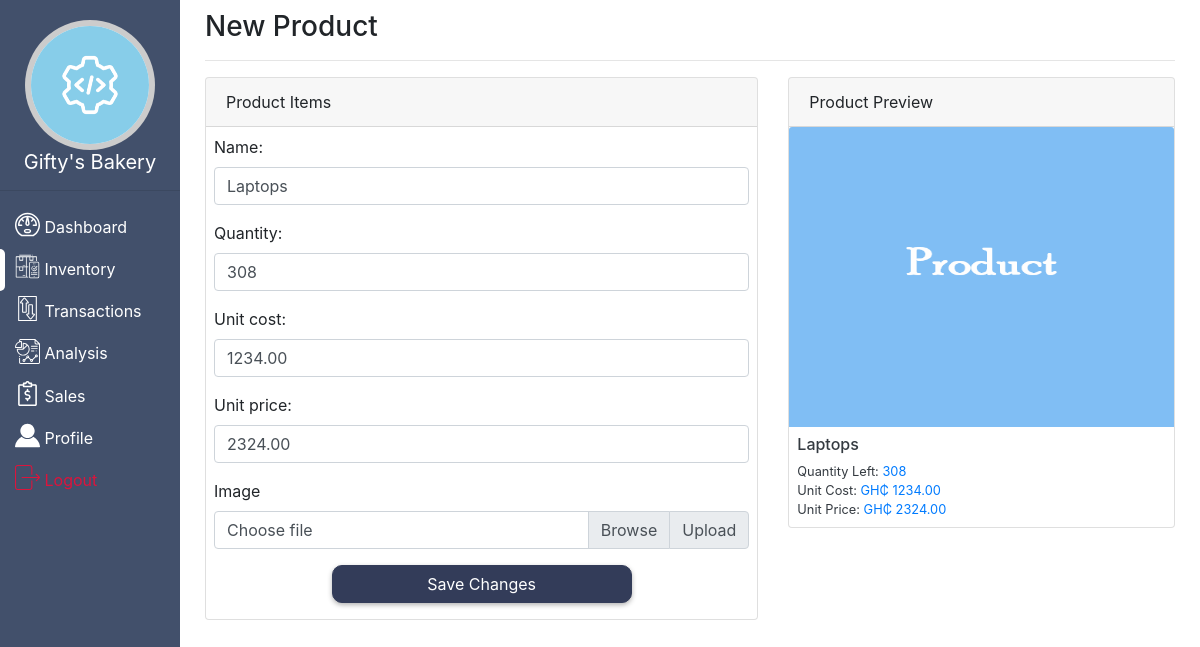
/inventory/6/edit/ (signed in), run on the app's committed database.
### app/models.py (models this page shows, shortened)
class CompanyDetails(models.Model):
    user = models.OneToOneField(User,on_delete = models.CASCADE)
    name = models.CharField(max_length = 100)
    image = models.ImageField(upload_to = 'company_logo',default = "company_logo.png")
    mobile1 = models.CharField(max_length = 30)
    mobile2 = models.CharField(max_length = 30, null = True, blank  = True)
    location = models.CharField(max_length = 200)
    is_premium = models.BooleanField(default = False)

class Product(models.Model):
    product_units = [
        ('glass','glass'),
        ('bottle','bottle'),
        ('gallon','gallon'),
        ('box','box'),
        ('tin','tin'),
        ('carton','carton'),
        ('sack','sack'),
        ('bowl','bowl'),
        ('pound','pound'),
        ('kilo','kilo'),
        ('bar','bar'),
        ('packet','packet'),
    ]
    company = models.ForeignKey(User,on_delete = models.CASCADE)
    name = models.CharField(max_length = 200)
    unit_cost = models.DecimalField(decimal_places = 2, max_digits = 65,default = 0.00)
    unit_price = models.DecimalField(decimal_places = 2, max_digits = 65,default = 0.00)
    quantity = models.PositiveIntegerField(default = 1)
    unit = models.CharField(max_length = 100,choices = product_units,default = 'box')
    image = models.ImageField(upload_to = f"product_images",default = 'product_logo.png')

### app/views.py (the view, shortened to what this page needs)
# urls.py: path('inventory/<int:pk>/edit/',app_views.InventoryEditView.as_view(),name = 'inventory_edit'),
class InventoryEditView(LoginRequiredMixin,generic.UpdateView):
    model = Product
    fields = ['name','quantity','unit_cost','unit_price','image']
    template_name = 'app/inventory_form.html'
    def get_context_data(self,*args,**kwargs):
        context = super().get_context_data(*args,**kwargs)
        context['update'] = True
        return context

### app/templates/app/inventory_form.html (shortened to what this page needs)
{% extends 'app/base.html' %}
{% load static %}
{% block content %}
    <div class="container-fluid">
       <h3>New Product</h3><hr/>
        <form action="." enctype="multipart/form-data" method="post">
            <div class="row">
                <div class="col-md-7">
                    <div class="card h-100">
                        <div class="card-header">Product Items</div>
                        <div class="card-body p-2">
                            <div class="form-group">
                                {{form.name.label_tag}}
                                {{form.name}}
                            </div>
                            <div class="form-group">
                                {{form.quantity.label_tag}}
                                {{form.quantity}}
                            </div>
                            <div class="form-group">
                                {{form.unit_cost.label_tag}}
                                {{form.unit_cost}}
                            </div>
                            <div class="form-group">
                                {{form.unit_price.label_tag}}
                                {{form.unit_price}}
                            </div>
                            <div class="form-group">
                                <label for="id_image">Image</label>
                                <div class="input-group mb-3">
                                  <div class="custom-file">
                                    <label class="custom-file-label" for="id_image" aria-describedby="inputGroupFileAddon02">Choose file</label>
                                  </div>
                                  <div class="input-group-append">
                                    <span class="input-group-text">Upload</span>
                                  </div>
                                </div>
                            </div>
                            <div style="max-width: 300px;margin: auto;">
                               {% if update %}
                                    <input type="submit" class="btn btn-block mt-2 mb-2" value="Save Changes">
                               {% else %}
                                    <input type="submit" class="btn btn-block mt-2 mb-2" value="Create">
                               {% endif %}
                            </div>
                        </div>
                    </div>
                </div>
                <div class="col-md-5 mt-3 mt-md-0 mb-4">
                    <div class="card">
                        <div class="card-header">Product Preview</div>
                        {% if update %}
                            <img height="300px" src="{{object.image.url}}" id="image" class="card-img-top" alt="">
                        {% else %}
                            <img height="300px" src="{% static 'app/images/product_logo.png' %}" id="image" class="card-img-top" alt="">
                        {% endif %}
                        <div class="card-body p-2">
                               {% if update %}
                                    <h6 class="text-dark" style="text-overflow: ellipsis;width: 100%;white-space: nowrap;overflow: hidden;" id="name">{{ object.name }}</h6>
                                    <p class="text-dark small m-auto">
                                       Quantity Left:
                                        <span class = 'text-primary' id="qty">{{ object.quantity }}</span>
                                    </p>
                                    <p class="text-dark small m-auto">
                                       Unit Cost:
                                        <span class = 'text-primary' id="cost">GH&#8373; {{object.unit_cost}}</span>
                                    </p>
                                    <p class="text-dark small m-auto">
                                       Unit Price:
                                        <span class = 'text-primary' id="price">GH&#8373; {{ object.unit_price }}</span>
                                    </p>
                                {% endif %}
                            </div>
                    </div>
                </div>
            </div>
        </form>
    </div>
{% endblock %}

### app/templates/app/base.html (shortened to what this page needs)
{% load static %}
<!DOCTYPE html>
<html lang="en">
<head>
    <link rel="stylesheet" href="{% static 'app\bootstrap.min.css' %}">
</head>
<body>
   <div id="side-menu">
       <img src="{{ user.companydetails.image.url }}" style ='background: white;width: 130px;border-radius: 50%;height: 130px;border: 6px solid rgba(0,0,0,.2);margin-top: 20px' alt="">
       <h5 style="font-weight: 400;">{{ user.companydetails.name }}</h5>
       <hr/>
       <ul>
           <li><a href="{% url 'app:home' %}" id="active">
              <img src="{% static 'app/images/dashboard.svg' %}" style="width: 25px;position: relative;bottom:4px" alt="">
               <span>Dashboard</span>
            </a></li>
           <li><a href="{% url 'app:inventory' %}">
              <img src="{% static 'app/images/inventory.svg' %}" style="width: 25px;position: relative;bottom:4px" alt="">
               <span>Inventory</span>
            </a></li>
            <li><a href="{% url 'app:transactions' %}">
              <img src="{% static 'app/images/transaction.svg' %}" style="width: 25px;position: relative;bottom:4px" alt="">
               <span>Transactions</span>
            </a></li>
           <li><a href="{% url 'app:analysis' %}">
              <img src="{% static 'app/images/analysis.svg' %}" style="width: 25px;position: relative;bottom:4px" alt="">
               <span>Analysis</span>
            </a></li>
           <li><a href="{% url 'app:sales_report' %}">
              <img src="{% static 'app/images/sales.svg' %}" style="width: 25px;position: relative;bottom:4px" alt="">
               <span>Sales</span>
            </a></li>
            <li><a href="{% url 'company:profile' %}">
              <img src="{% static 'app/images/profile.svg' %}" style="width: 25px;position: relative;bottom:4px" alt="">
              <span>Profile</span>
            </a></li>
           <li><a href="{% url 'company:logout' %}">
              <img src="{% static 'app/images/logout.svg' %}" style="width: 25px;position: relative;bottom:4px" alt="">
               <span>Logout</span>
            </a></li>
       </ul>
   </div>
   <div id="main-content">
       {% block content %}
       {% endblock %}
   </div>
</body>
</html>

### app/templates/app/base.html (style rules this page uses)
#side-menu { width: 180px; height: 100vh; position: fixed; top: 0px; left: 0px; background: #42506b; text-align: center; color: white; transition: all .3s ease-in-out; }
#side-menu > ul { margin: auto; padding: 0px; list-style: none; text-align: left; }
#side-menu > ul > li > a { display: block; padding: 8px 15px; color: white; position: relative; }
#side-menu > ul > li:last-child > a { color: crimson; }
#side-menu #active::before { content: ''; display: block; background: white; width: 5px; border-radius: 0px 5px 5px 0px; height: 100%; position: absolute; top: 0px; left: 0px; }
#main-content { width: calc(100% - 200px); height: 300px; position: relative; top: 10px; left: 190px; transition: all 0.3s ease-in-out; }

### app/templates/app/inventory_form.html (style rules this page uses)
input[type = submit] { border: thin solid #333c59; background: #333c59; color: white; border-radius: 10px; box-shadow: 0px 2px 5px rgba(0,0,0,.3); transition: all .2s ease-in-out; }

### data on the page
Product: name "Laptops", quantity "308", unit_cost "1234.00", unit_price "2324.00", image (picture)

### other printed values
{{ user.companydetails.name }} "Gifty's Bakery"
